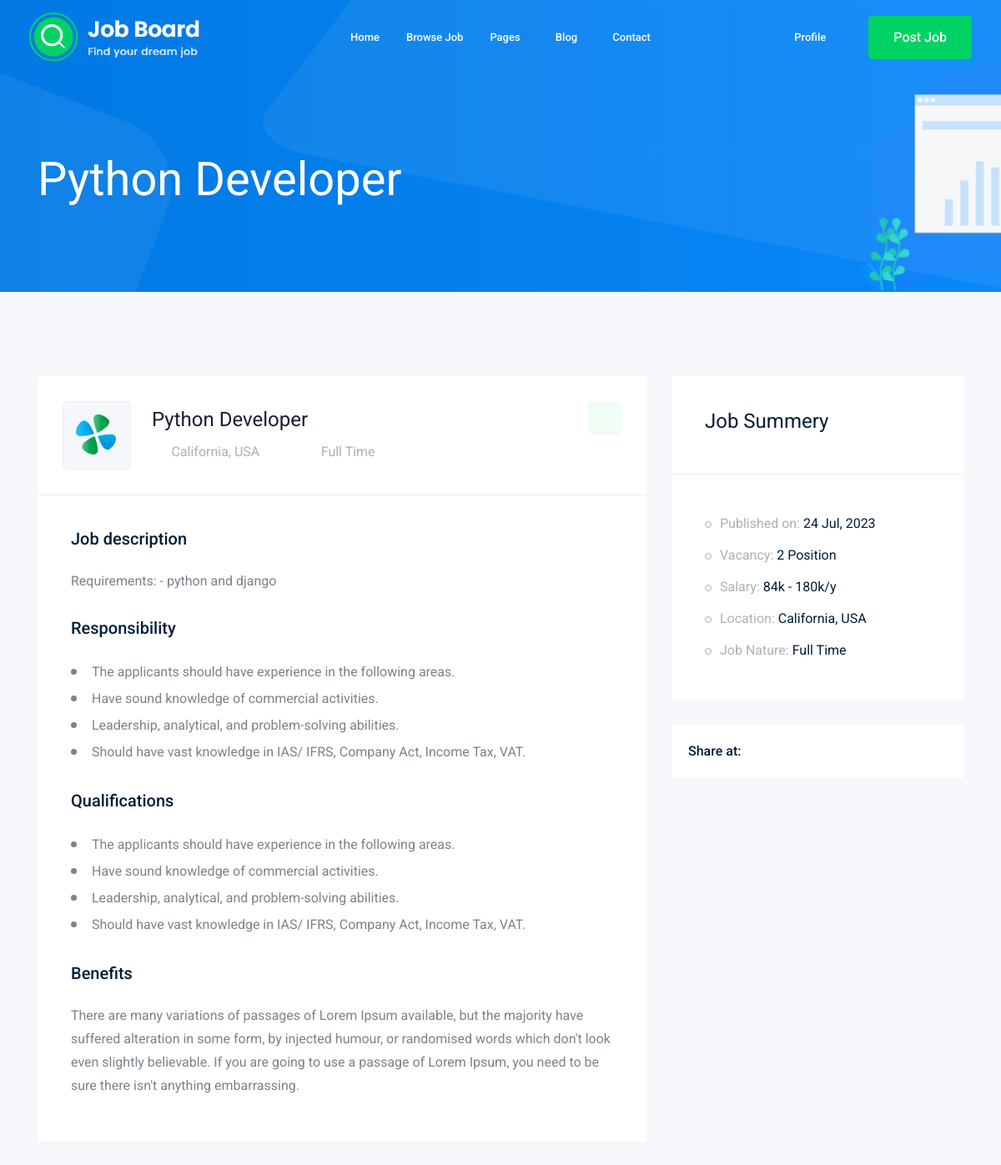
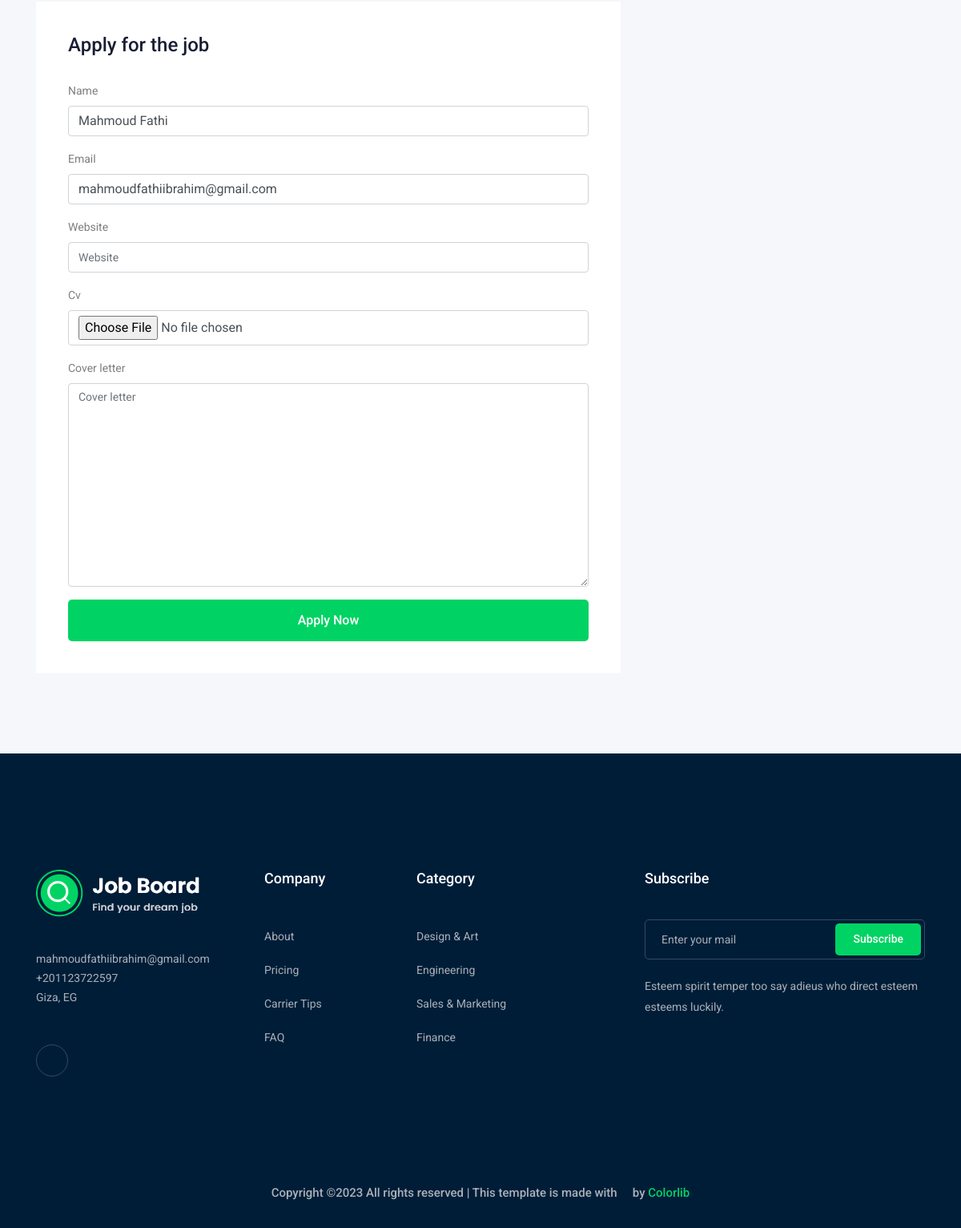
Screenshot of /jobs/python-developer (signed in) with the database file from the repository (2 pictures, top to bottom).
### job/models.py (models this page shows, shortened)
class Job(models.Model):
    owner = models.ForeignKey(User, related_name='job_owner', on_delete=models.CASCADE)
    job_type_choices = (('Full Time', 'Full Time'),
                        ('Part Time', 'Part Time'))
    title = models.CharField(max_length=150)
    job_type = models.CharField(max_length=30, choices=job_type_choices)
    description = models.TextField(max_length=500)
    published_at = models.DateTimeField(auto_now=True)
    vacancy = models.IntegerField(default=1)
    salary = models.DecimalField(default=0.00, decimal_places=2, max_digits=8)
    max_salary = models.DecimalField(default=0.00, decimal_places=2, max_digits=8)
    experience = models.IntegerField(default=1)
    category = models.ForeignKey('Category', on_delete=models.CASCADE)
    image = models.ImageField(upload_to=image_upload, default='profile/ava3.webp')  # 'photos/%y/%m/%d'
    slug = models.SlugField(null=True, blank=True)

### contact/models.py (models this page shows, shortened)
class Info(models.Model):
    place = models.CharField(max_length=50)
    phone_number = PhoneNumberField(region='EG')
    email = models.EmailField(max_length=100)

### job/views.py (the view)
# urls.py: path('<str:slug>', views.job_detail, name='job_detail'),
@login_required
def job_detail(request, slug):
    job_d = Job.objects.get(slug=slug)
    min_salary = job_d.salary*12/1000
    max_salary = job_d.max_salary*12/1000
    if request.method == 'POST':
        dataform = ApplyForm(request.POST, request.FILES)  # request.FILES = to get files from the form like pdf files
        if dataform.is_valid():
            save = dataform.save(commit=False)
            save.job_title = job_d
            save.save()
    context = {'job': job_d, 'min_salary': min_salary, 'max_salary': max_salary,
               'form': ApplyForm(instance=request.user)}
    return render(request, 'job/job_detail.html', context)

### job/forms.py
class ApplyForm(forms.ModelForm):
    class Meta:
        model = Apply
        fields = ['first_name', 'email', 'website', 'cv', 'cover_letter']

### contact/context_processors.py (called while the page is built)
def my_info(request):
    info = Info.objects.first()
    context = {'info': info}
    return context

### templates/job/job_detail.html (shortened to what this page needs)
<!doctype html>
{% extends 'base.html' %}
{% load bootstrap4 %}
{% block body %}
    <div class="bradcam_area bradcam_bg_1">
        <div class="container">
            <div class="row">
                <div class="col-xl-12">
                    <div class="bradcam_text">
                        <h3>{{job.title}}</h3>
                    </div>
                </div>
            </div>
        </div>
    </div>
    <div class="job_details_area">
        <div class="container">
            <div class="row">
                <div class="col-lg-8">
                    <div class="job_details_header">
                        <div class="single_jobs white-bg d-flex justify-content-between">
                            <div class="jobs_left d-flex align-items-center">
                                <div class="thumb">
                                    <img src="img/svg_icon/1.svg" alt="">
                                </div>
                                <div class="jobs_conetent">
                                    <a href="#"><h4>{{job.title}}</h4></a>
                                    <div class="links_locat d-flex align-items-center">
                                        <div class="location">
                                            <p> <i class="fa fa-map-marker"></i> California, USA</p>
                                        </div>
                                        <div class="location">
                                            <p> <i class="fa fa-clock-o"></i> {{job.job_type}}</p>
                                        </div>
                                    </div>
                                </div>
                            </div>
                            <div class="jobs_right">
                                <div class="apply_now">
                                    <a class="heart_mark" href="#"> <i class="ti-heart"></i> </a>
                                </div>
                            </div>
                        </div>
                    </div>
                    <div class="descript_wrap white-bg">
                        <div class="single_wrap">
                            <h4>Job description</h4>
                            <p>{{job.description}}</p>
                        </div>
                        <div class="single_wrap">
                            <h4>Responsibility</h4>
                            <ul>
                                <li>The applicants should have experience in the following areas.
                                </li>
                                <li>Have sound knowledge of commercial activities.</li>
                                <li>Leadership, analytical, and problem-solving abilities.</li>
                                <li>Should have vast knowledge in IAS/ IFRS, Company Act, Income Tax, VAT.</li>
                            </ul>
                        </div>
                        <div class="single_wrap">
                            <h4>Qualifications</h4>
                            <ul>
                                <li>The applicants should have experience in the following areas.
                                </li>
                                <li>Have sound knowledge of commercial activities.</li>
                                <li>Leadership, analytical, and problem-solving abilities.</li>
                                <li>Should have vast knowledge in IAS/ IFRS, Company Act, Income Tax, VAT.</li>
                            </ul>
                        </div>
                        <div class="single_wrap">
                            <h4>Benefits</h4>
                            <p>There are many variations of passages of Lorem Ipsum available, but the majority have suffered alteration in some form, by injected humour, or randomised words which don't look even slightly believable. If you are going to use a passage of Lorem Ipsum, you need to be sure there isn't anything embarrassing.</p>
                        </div>
                    </div>
                    <div class="apply_job_form white-bg">
                        <h4>Apply for the job</h4>
                        <form method="POST" enctype="multipart/form-data">
                            {% bootstrap_form form %}
                            <div class="submit_btn">
                                <button class="boxed-btn3 w-100" type="submit">Apply Now</button>
                            </div>
                        </form>
                    </div>
                </div>
                <div class="col-lg-4">
                    <div class="job_sumary">
                        <div class="summery_header">
                            <h3>Job Summery</h3>
                        </div>
                        <div class="job_content">
                            <ul>
                                <li>Published on: <span>{{job.published_at|date:'d M, Y'}}</span></li>
                                <li>Vacancy: <span>{{job.vacancy}} Position</span></li>
                                <li>Salary: <span>{{min_salary|floatformat}}k - {{max_salary|floatformat}}k/y</span></li>
                                <li>Location: <span>California, USA</span></li>
                                <li>Job Nature: <span> {{job.job_type}}</span></li>
                            </ul>
                        </div>
                    </div>
                    <div class="share_wrap d-flex">
                        <span>Share at:</span>
                        <ul>
                            <li><a href="#"> <i class="fa fa-facebook"></i></a> </li>
                            <li><a href="#"> <i class="fa fa-google-plus"></i></a> </li>
                            <li><a href="#"> <i class="fa fa-twitter"></i></a> </li>
                            <li><a href="#"> <i class="fa fa-envelope"></i></a> </li>
                        </ul>
                    </div>
                    <div class="job_location_wrap">
                        <div class="job_lok_inner">
                            <div id="map" style="height: 200px;"></div>
                          </div>
                    </div>
                </div>
            </div>
        </div>
    </div>
{% endblock body %}

### templates/base.html (shortened to what this page needs)
<!doctype html>
{% load static %}
<html class="no-js" lang="zxx">
<head>
    <link rel="stylesheet" href="{% static 'css/bootstrap.min.css' %}">
    <link rel="stylesheet" href="{% static 'css/owl.carousel.min.css' %}">
    <link rel="stylesheet" href="{% static 'css/magnific-popup.css' %}">
    <link rel="stylesheet" href="{% static 'css/font-awesome.min.css' %}">
    <link rel="stylesheet" href="{% static 'css/themify-icons.css' %}">
    <link rel="stylesheet" href="{% static 'css/nice-select.css' %}">
    <link rel="stylesheet" href="{% static 'css/flaticon.css' %}">
    <link rel="stylesheet" href="{% static 'css/jquery-ui.css' %}">
    <link rel="stylesheet" href="{% static 'css/gijgo.css' %}">
    <link rel="stylesheet" href="{% static 'css/animate.min.css' %}">
    <link rel="stylesheet" href="{% static 'css/slicknav.css' %}">
    <link rel="stylesheet" href="{% static 'css/style.css' %}">
</head>
<body>
    <header>
        <div class="header-area ">
            <div id="sticky-header" class="main-header-area">
                <div class="container-fluid ">
                    <div class="header_bottom_border">
                        <div class="row align-items-center">
                            <div class="col-xl-3 col-lg-2">
                                <div class="logo">
                                    <a href="index.html">
                                        <img src="{% static 'img/logo.png' %}" alt="">
                                    </a>
                                </div>
                            </div>
                            <div class="col-xl-6 col-lg-7">
                                <div class="main-menu  d-none d-lg-block">
                                    <nav>
                                        <ul id="navigation">
                                            <li><a href="index.html">home</a></li>
                                            <li><a href="{% url 'jobs:job_list' %}">Browse Job</a></li>
                                            <li><a href="#">pages <i class="ti-angle-down"></i></a>
                                            </li>
                                            <li><a href="#">blog <i class="ti-angle-down"></i></a>
                                            </li>
                                            <li><a href="{% url 'contact:contact_us' %}">Contact</a></li>
                                        </ul>
                                    </nav>
                                </div>
                            </div>
                            <div class="col-xl-3 col-lg-3 d-none d-lg-block">
                                <div class="Appointment">
                                    {% if request.user.is_authenticated %}
                                    <div class="col-xl-6 col-lg-7">
                                        <div class="main-menu  d-none d-lg-block">
                                            <nav>
                                                <ul id="navigation_profile">
                                                 <li><a href="#">Profile <i class="ti-angle-down"></i></a>
                                                 </li>
                                                </ul>
                                            </nav>
                                        </div>
                                    </div>
                                    {% endif %}
                                    <div class="d-none d-lg-block">
                                        <a class="boxed-btn3" href="{% url 'jobs:add_job' %}">Post Job</a>
                                    </div>
                                </div>
                            </div>
                            <div class="col-12">
                            </div>
                        </div>
                    </div>
                </div>
            </div>
        </div>
    </header>
    {% block body %}
    {% endblock body %}
    <footer class="footer">
        <div class="footer_top">
            <div class="container">
                <div class="row">
                    <div class="col-xl-3 col-md-6 col-lg-3">
                        <div class="footer_widget wow fadeInUp" data-wow-duration="1s" data-wow-delay=".3s">
                            <div class="footer_logo">
                                <a href="#">
                                    <img src="{% static 'img/logo.png' %}" alt="">
                                </a>
                            </div>
                            <p>
                                {{info.email}} <br>
                                {{info.phone_number}} <br>
                                {{info.place}}
                            </p>
                            <div class="socail_links">
                                <ul>
                                    <li>
                                        <a href="https://www.facebook.com/xenammm" target="_blank">
                                            <i class="ti-facebook"></i>
                                        </a>
                                    </li>
                                </ul>
                            </div>
                        </div>
                    </div>
                    <div class="col-xl-2 col-md-6 col-lg-2">
                        <div class="footer_widget wow fadeInUp" data-wow-duration="1.1s" data-wow-delay=".4s">
                            <h3 class="footer_title">
                                Company
                            </h3>
                            <ul>
                                <li><a href="#">About </a></li>
                                <li><a href="#"> Pricing</a></li>
                                <li><a href="#">Carrier Tips</a></li>
                                <li><a href="#">FAQ</a></li>
                            </ul>
                        </div>
                    </div>
                    <div class="col-xl-3 col-md-6 col-lg-3">
                        <div class="footer_widget wow fadeInUp" data-wow-duration="1.2s" data-wow-delay=".5s">
                            <h3 class="footer_title">
                                Category
                            </h3>
                            <ul>
                                <li><a href="#">Design & Art</a></li>
                                <li><a href="#">Engineering</a></li>
                                <li><a href="#">Sales & Marketing</a></li>
                                <li><a href="#">Finance</a></li>
                            </ul>
                        </div>
                    </div>
                    <div class="col-xl-4 col-md-6 col-lg-4">
                        <div class="footer_widget wow fadeInUp" data-wow-duration="1.3s" data-wow-delay=".6s">
                            <h3 class="footer_title">
                                Subscribe
                            </h3>
                            <form action="#" class="newsletter_form">
                                <input type="text" placeholder="Enter your mail">
                                <button type="submit">Subscribe</button>
                            </form>
                            <p class="newsletter_text">Esteem spirit temper too say adieus who direct esteem esteems
                                luckily.</p>
                        </div>
                    </div>
                </div>
            </div>
        </div>
        <div class="copy-right_text wow fadeInUp" data-wow-duration="1.4s" data-wow-delay=".3s">
            <div class="container">
                <div class="row">
                    <div class="col-xl-12">
                        <p class="copy_right text-center">
Copyright &copy;<script>document.write(new Date().getFullYear());</script> All rights reserved | This template is made with <i class="fa fa-heart-o" aria-hidden="true"></i> by <a href="https://colorlib.com" target="_blank">Colorlib</a>
                        </p>
                    </div>
                </div>
            </div>
        </div>
    </footer>
</body>
</html>

### rows the page displays
Job: title "Python Developer", job_type "Full Time", description "Requirements: - python and django", published_at "24 Jul, 2023", vacancy "2"
Info: email "mahmoudfathiibrahim@gmail.com", phone_number "+201123722597", place "Giza, EG"

### other values shown
{{ min_salary|floatformat }} "84"
{{ max_salary|floatformat }} "180"
